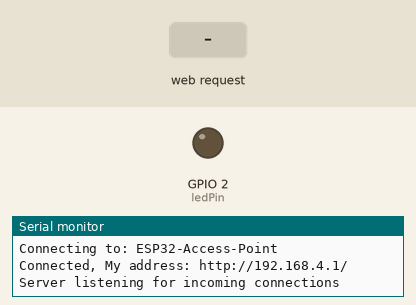
This sketch was run on a simulated ESP32. On the bench: output pins drawn as LEDs (lit = HIGH), the last lines printed to the serial monitor. The inputs (shaded band) are chosen by the test bench.

Above: at 2.2 s.
2.3 s: HTTP request GET /ON/ received
At 3.3 s:
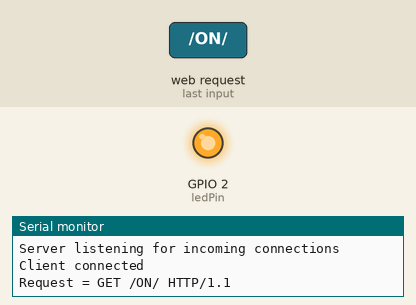
Timing chart, 0 to 5.3 s (numbered marks = the images above; inputs shaded):
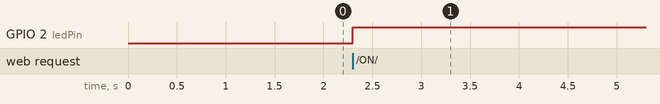

The sketch:

Server_ESP.ino
```cpp
/* Server
*  We write the server first because we need its IP address
*/

#include <WiFi.h>
#include <WiFiClient.h>
#include <WebServer.h>

const char* ssid = "ESP32-Access-Point";       // ssid of server (Access Point (AP))
const char* password = "123456789";        // password of server (Access Point (AP))
int port = 80;                // port number
WiFiServer server(80);            //Service Port

int ledPin = 2; // GPIO2 of Server ESP8266
byte ip[]= {192,168,4,2};

void setup()
{
    delay(1000);
    Serial.begin(115200);    // to use tools->serial monitor

    pinMode(ledPin, OUTPUT);   // set GPIO 2 as an output

    WiFi.mode(WIFI_AP_STA);  // Set WiFi to AP and station mode

    // Connect to the WiFi network
    Serial.println();
    Serial.print("Connecting to: ");
    Serial.println(ssid);
    WiFi.softAP(ssid, password);

    // Display the server address
    Serial.print("Connected, My address: ");
    Serial.print("http://");
    Serial.print(WiFi.softAPIP());
    Serial.println("/");

    // Tell the server to begin listening for incoming connections
    server.begin();
    Serial.println("Server listening for incoming connections");
}

void loop()
{
    // Check if a client has connected
    WiFiClient client = server.available();
    if (!client) // if not available, return
    {
        return;
    }
    else
    {

    // Wait until the client sends some data
    Serial.println();
    Serial.println("Client connected");
    while(!client.available())
    {
        delay(1);
    }

    // Read the request
    String request = client.readStringUntil('\r');
    Serial.print("Request = ");
    Serial.println(request);

    if (request.indexOf("/ON/") != -1)
    {
        digitalWrite(ledPin, HIGH); // turn LED on
    }
    if (request.indexOf("/OFF/") != -1)
    {
        digitalWrite(ledPin, LOW); // turn LED off
    }
    client.flush();
    server.stop();
    }

    delay(5000);
    if (client.connect(ip, port))
    {
      client.println("Sending from esp32");
      Serial.println("Client disconnected");
      server.begin();
    }
}


//#include <WiFi.h>
//#include <WiFiClient.h>
//
//// Replace with your network credentials
//const char* ssid     = "ESP32-Access-Point";
//const char* password = "123456789";
//
//IPAddress apIP(192,168,4,1);  // Defining a static IP address for the Server
//
//// Set web server port number to 80
//WiFiServer server(80);
//WiFiClient client;
//
//void setup() {
//  Serial.begin(115200);
//
//  // Start the Access Point
//  WiFi.softAP(ssid, password);
//  // Serial messages with Access Point details
//  IPAddress myIP = WiFi.softAPIP();
//  Serial.print("AP IP address: ");
//  Serial.println(myIP);
//}
//
//void loop()
//{
//  WiFiClient client = server.available();   // Listen for incoming clients
//  if (client) {                             // If a new client connects,
//    Serial.println("New Client.");          // print a message out in the serial port
//    String currentLine = "";                // make a String to hold incoming data from the client
//    while (client.connected()) {            // loop while the client's connected
//      if (client.available()) {             // if there's bytes to read from the client,
//      char c = client.read();             // read a byte, then
//      Serial.write(c);                    // print it out the serial monitor
////      header += c;
//      if (c == '\n') {                    // if the byte is a newline character
//        client.println("Recieved at ESP32..");
//      }
//      }
//    }
//  }
//  client.stop();
//}

          // if the current line is blank, you got two newline characters in a row.
          // that's the end of the client HTTP request, so send a response:
//          if (currentLine.length() == 0) {
            // HTTP headers always start with a response code (e.g. HTTP/1.1 200 OK)
            // and a content-type so the client knows what's coming, then a blank line:
//            client.println("Recieved..");
//            client.println("Content-type:text/html");
//            client.println("Connection: close");
//            client.println();

            // turns the GPIOs on and off
//            if (header.indexOf("GET /26/on") >= 0) {
//              Serial.println("GPIO 26 on");
//              output26State = "on";
//              digitalWrite(output26, HIGH);
//            } else if (header.indexOf("GET /26/off") >= 0) {
//              Serial.println("GPIO 26 off");
//              output26State = "off";
//              digitalWrite(output26, LOW);
//            } else if (header.indexOf("GET /27/on") >= 0) {
//              Serial.println("GPIO 27 on");
//              output27State = "on";
//              digitalWrite(output27, HIGH);
//            } else if (header.indexOf("GET /27/off") >= 0) {
//              Serial.println("GPIO 27 off");
//              output27State = "off";
//              digitalWrite(output27, LOW);
//            }

            // Display the HTML web page
//            client.println("<!DOCTYPE html><html>");
//            client.println("<head><meta name=\"viewport\" content=\"width=device-width, initial-scale=1\">");
//            client.println("<link rel=\"icon\" href=\"data:,\">");
            // CSS to style the on/off buttons
            // Feel free to change the background-color and font-size attributes to fit your preferences
//            client.println("<style>html { font-family: Helvetica; display: inline-block; margin: 0px auto; text-align: center;}");
//            client.println(".button { background-color: #4CAF50; border: none; color: white; padding: 16px 40px;");
//            client.println("text-decoration: none; font-size: 30px; margin: 2px; cursor: pointer;}");
//            client.println(".button2 {background-color: #555555;}</style></head>");

            // Web Page Heading
//            client.println("<body><h1>ESP32 Web Server</h1>");

            // Display current state, and ON/OFF buttons for GPIO 26
//            client.println("<p>GPIO 26 - State " + output26State + "</p>");
            // If the output26State is off, it displays the ON button
//            if (output26State=="off") {
//              client.println("<p><a href=\"/26/on\"><button class=\"button\">ON</button></a></p>");
//            } else {
//              client.println("<p><a href=\"/26/off\"><button class=\"button button2\">OFF</button></a></p>");
//            }

            // Display current state, and ON/OFF buttons for GPIO 27
//            client.println("<p>GPIO 27 - State " + output27State + "</p>");
            // If the output27State is off, it displays the ON button
//            if (output27State=="off") {
//              client.println("<p><a href=\"/27/on\"><button class=\"button\">ON</button></a></p>");
//            } else {
//              client.println("<p><a href=\"/27/off\"><button class=\"button button2\">OFF</button></a></p>");
//            }
//            client.println("</body></html>");

            // The HTTP response ends with another blank line
//            client.println();
            // Break out of the while loop
//            break;
//          } else { // if you got a newline, then clear currentLine
//            currentLine = "";
//          }
//        } else if (c != '\r') {  // if you got anything else but a carriage return character,
//          currentLine += c;      // add it to the end of the currentLine
//        }
//      }
//      client.println("Recieved..");
//    }
    // Clear the header variable
//    header = "";
    // Close the connection
//    client.stop();
//    Serial.println("Client disconnected.");
//    Serial.println("");
```

Measured:
- after the input at 2.3 s, GPIO 2 (ledPin): LOW → HIGH at once
